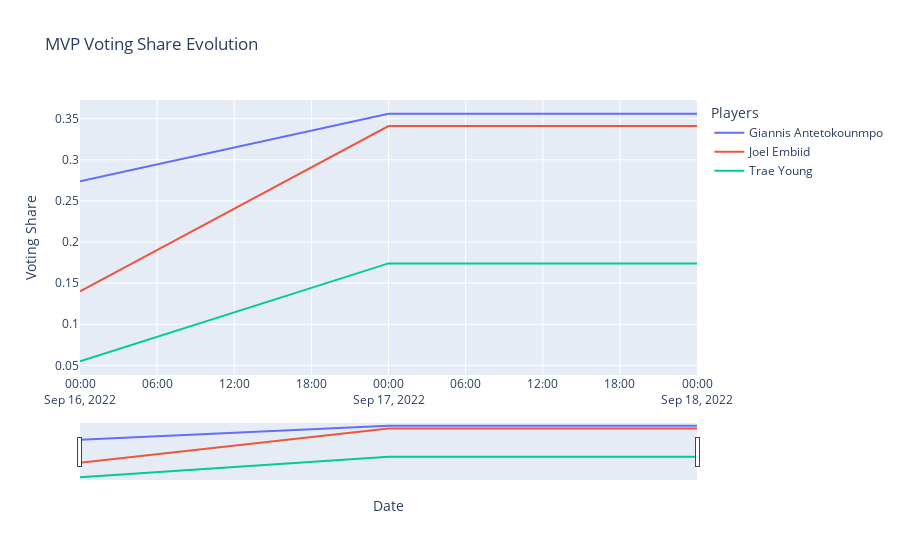

Here is the notebook cell this chart was saved with:
### Code cell
df_line = pd.read_sql(query_timeseries, engine, index_col = "DATETIME", parse_dates = ["DATETIME"])
fig_line = px.line(data_frame = df_line, y = f'PREDSHARE_{model}_ADJ', color = 'PLAYER', title = 'MVP Voting Share Evolution')
fig_line.update_layout(yaxis_title = 'Voting Share', xaxis_title = 'Date', legend_title = 'Players')
fig_line.update_xaxes(rangeslider_visible=True)
fig_line.show()

### Figure 1 — Plotly figure (JSON) as saved in the notebook; plotly's stock layout.template omitted (floating-point values rounded to 4 significant figures)
{"data": [{"hovertemplate": "PLAYER=Giannis Antetokounmpo<br>DATETIME=%{x}<br>PREDSHARE_ENS_ADJ=%{y}<extra></extra>", "legendgroup": "Giannis Antetokounmpo", "line": {"color": "#636efa", "dash": "solid"}, "marker": {"symbol": "circle"}, "mode": "lines", "name": "Giannis Antetokounmpo", "orientation": "v", "showlegend": true, "type": "scatter", "x": ["2022-09-16T00:00:00", "2022-09-17T00:00:00", "2022-09-18T00:00:00"], "xaxis": "x", "y": [0.274, 0.356, 0.356], "yaxis": "y"}, {"hovertemplate": "PLAYER=Joel Embiid<br>DATETIME=%{x}<br>PREDSHARE_ENS_ADJ=%{y}<extra></extra>", "legendgroup": "Joel Embiid", "line": {"color": "#EF553B", "dash": "solid"}, "marker": {"symbol": "circle"}, "mode": "lines", "name": "Joel Embiid", "orientation": "v", "showlegend": true, "type": "scatter", "x": ["2022-09-16T00:00:00", "2022-09-17T00:00:00", "2022-09-18T00:00:00"], "xaxis": "x", "y": [0.14, 0.341, 0.341], "yaxis": "y"}, {"hovertemplate": "PLAYER=Trae Young<br>DATETIME=%{x}<br>PREDSHARE_ENS_ADJ=%{y}<extra></extra>", "legendgroup": "Trae Young", "line": {"color": "#00cc96", "dash": "solid"}, "marker": {"symbol": "circle"}, "mode": "lines", "name": "Trae Young", "orientation": "v", "showlegend": true, "type": "scatter", "x": ["2022-09-16T00:00:00", "2022-09-17T00:00:00", "2022-09-18T00:00:00"], "xaxis": "x", "y": [0.055, 0.174, 0.174], "yaxis": "y"}], "layout": {"legend": {"title": {"text": "Players"}, "tracegroupgap": 0}, "title": {"text": "MVP Voting Share Evolution"}, "xaxis": {"anchor": "y", "domain": [0, 1], "rangeslider": {"visible": true}, "title": {"text": "Date"}}, "yaxis": {"anchor": "x", "domain": [0, 1], "title": {"text": "Voting Share"}}}}
